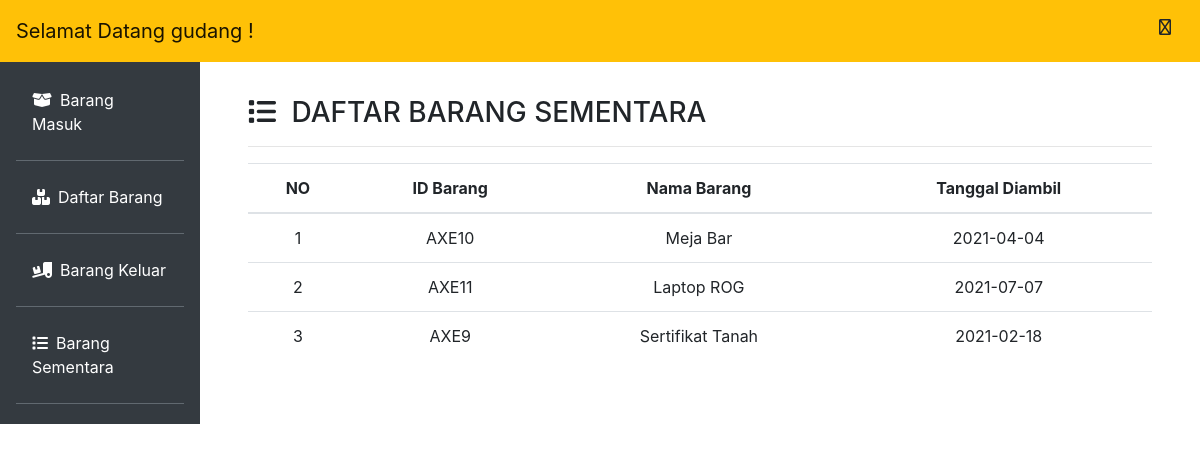
/admin_barang-sementara.php (signed in), run on the app's committed database.
### tables this page shows
CREATE TABLE `gudang_sementara` (
  `idBarang` varchar(10) NOT NULL,
  `namaBarang` text DEFAULT NULL,
  `tanggal` date DEFAULT NULL
);

### admin_barang-sementara.php (the view, shortened to what this page needs)
<!DOCTYPE html>
<html lang="en">
<body>
   <?php
   include_once 'header.php';
   include_once 'includes/database.php';
   $result = mysqli_query($conn, "SELECT * FROM gudang_sementara");
   ?>
   <div class="col-md-10 p-5 pt-2">
      <h3><i class="fas fa-list mr-2"></i> DAFTAR BARANG SEMENTARA</h3>
      <hr>
      <table class="table table-hover text-center">
         <thead>
            <tr>
               <th scope="col">NO</th>
               <th scope="col">ID Barang</th>
               <th scope="col">Nama Barang</th>
               <th scope="col">Tanggal Diambil</th>
            </tr>
         </thead>
         <tbody>
            <?php $i = 1; ?>
            <?php while ($row = mysqli_fetch_assoc($result)) : ?>
               <tr>
                  <td scope="row"><?= $i; ?></td>
                  <td><?= $row["idBarang"]; ?></td>
                  <td><?= $row["namaBarang"]; ?></td>
                  <td><?= $row["tanggal"]; ?></td>
               </tr>
               <?php $i++; ?>
            <?php endwhile; ?>
         </tbody>
      </table>
   </div>
</body>
</html>

### data on the page
gudang_sementara: idBarang "AXE10", namaBarang "Meja Bar", tanggal "2021-04-04"
gudang_sementara: idBarang "AXE11", namaBarang "Laptop ROG", tanggal "2021-07-07"
gudang_sementara: idBarang "AXE9", namaBarang "Sertifikat Tanah", tanggal "2021-02-18"

### other printed values
$_SESSION["usersStatus"] "gudang"
